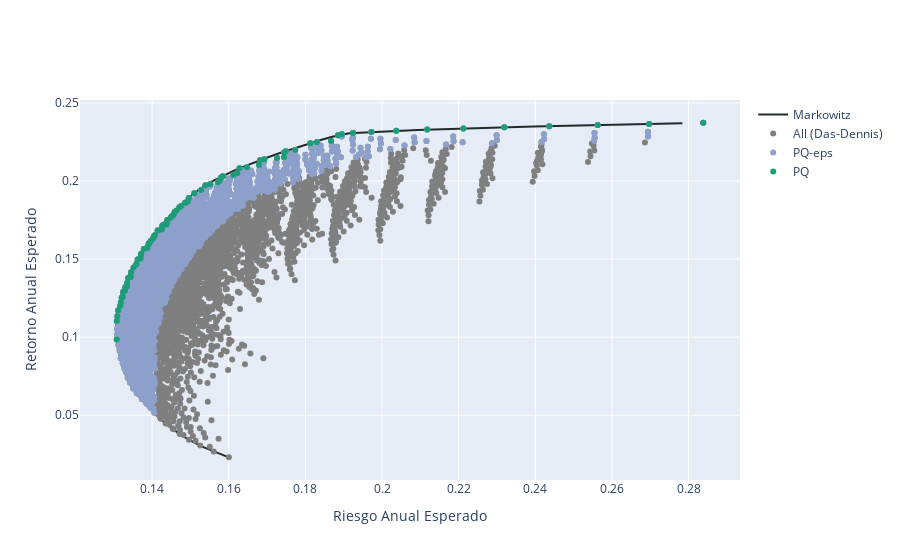

Write notebook code for a chart like this one.
### Code cell
frames = [FA_das, FA_das_best_eps, FA_das_best]
labels = ['All (Das-Dennis)', 'PQ-eps', 'PQ']
fig = my_plotting.plotting_samples_plotly(ef_R, frames, labels, colors)
